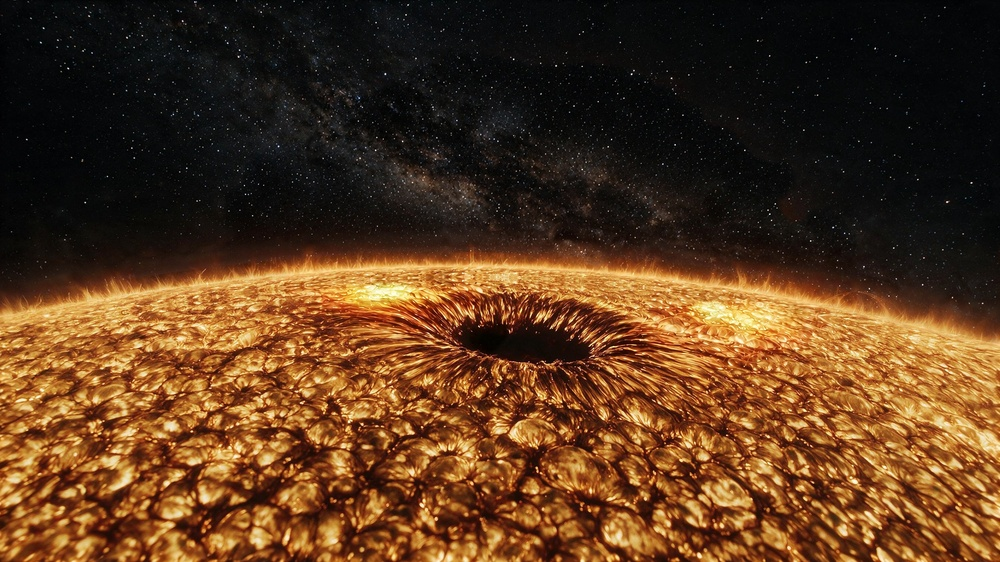
#> input picture assets-src/sun/terrain/base90.jpg, 1000 x 562 px, shrunk from 1920 x 1080 before the run
$ python same.py ../terrain/base90.jpg ../terrain/film90.jpg
#> lines starting #> are read from the running program, lines starting #| are printed output that depends on the picture
#!/usr/bin/env python3
"""Is a new render the same picture as a kept still?

usage: same.py NEW.png KEPT.jpg

The kept stills are JPG, quality 92, no chroma subsampling. The new render is
encoded the same way before it is compared, so the numbers are the difference
of the pictures and not of the encoders. Prints mean and largest difference
in levels of 0 to 255.
"""
import sys
import cv2
import numpy as np

new = cv2.imread(sys.argv[1])
#> new is the input picture: shape (562, 1000, 3); mean B, G, R 29.4, 56.9, 89.9
kept = cv2.imread(sys.argv[2]).astype(np.float32)
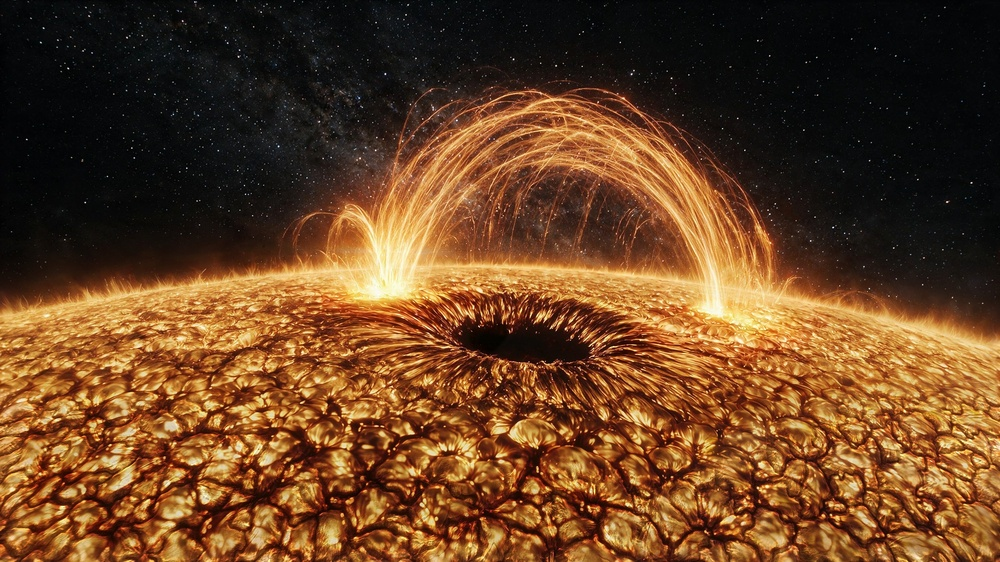
#> input picture assets-src/sun/terrain/film90.jpg, 1000 x 562 px, shrunk from 1920 x 1080 before the run
ok, buf = cv2.imencode('.jpg', new, [cv2.IMWRITE_JPEG_QUALITY, 92, cv2.IMWRITE_JPEG_SAMPLING_FACTOR, cv2.IMWRITE_JPEG_SAMPLING_FACTOR_444])
same = cv2.imdecode(buf, 1).astype(np.float32)
d = np.abs(same - kept)
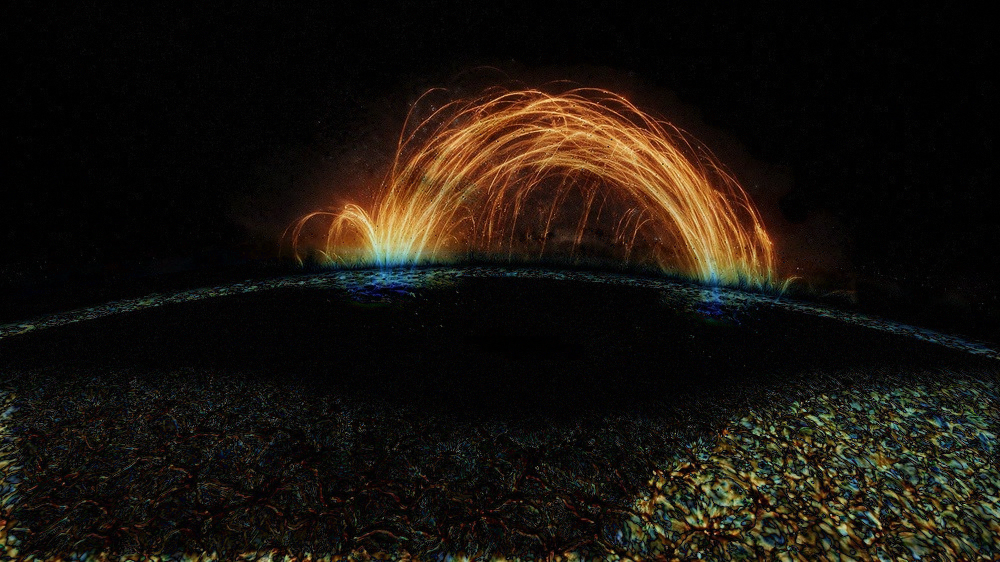
#> d: shape (562, 1000, 3) float32; mean B, G, R 13.6, 19.9, 25.7
print('%s against %s: mean %.4f, 99th percentile %.1f, largest %.0f' % (sys.argv[1], sys.argv[2], d.mean(), np.percentile(d, 99), d.max()))
#| ../terrain/base90.jpg against ../terrain/film90.jpg: mean 19.7209, 99th percentile 174.0, largest 255
